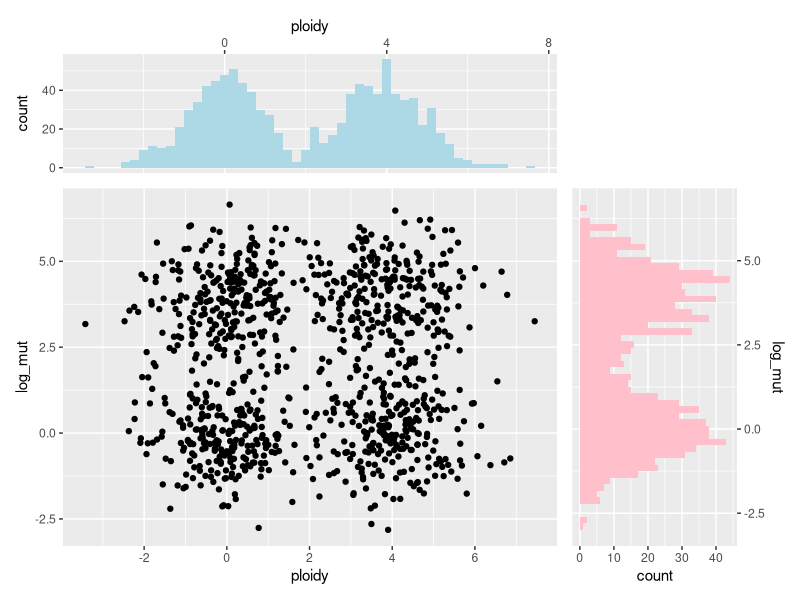

Write R code to recreate this figure. (Note: this script raises an error after producing the figure.)
library(data.table)
library(ggplot2)
library(tidyr)
library(patchwork) # better than gridExtra to align plots in a layout

fake <- data.table(ploidy=rnorm(1000,mean = c(0,4)),log_mut=rnorm(1000,mean = c(0,4)) %>% sample)

# simple example


g1 <- ggplot(fake) + aes(ploidy) +
  geom_histogram(bins=50,fill="lightblue") + 
  scale_x_continuous(position="top") 

g2 <- ggplot(fake) + aes(y=log_mut) + 
  geom_histogram(bins=50,fill="pink") + 
  scale_y_continuous(position="right") 

g3 <- ggplot(fake) + geom_point(aes(ploidy,log_mut))  

# plot g1 g2 g3 using patchwork
g1 + plot_spacer() + g3 + g2 + plot_layout(nrow=2,widths = c(3,1),heights=c(1,3))


# a bit nicer

bin1 <- .25 # adjust the width of bins

g1 <- ggplot(fake) + aes(ploidy) +
  geom_histogram(binwidth=binwidth,fill="lightblue") + 
  geom_density(aes(y=after_stat(density * bin1 * nrow(g1$data))),color="blue") +
  scale_x_continuous(position="top") +
  ylab("Count")

bin2 <- .25 # might be different than bin1

g2 <- g2 <- ggplot(fake) + aes(y=log_mut) + 
  geom_histogram(binwidth=bin2,fill="pink") + 
  geom_density(aes(x=after_stat(density * bin2 * nrow(g2$data))),color="red") +
  scale_y_continuous(position="right") + 
  xlab("Count")

# plot g1 g2 g3 using patchwork
g1 + plot_spacer() + g3 + g2 + plot_layout(nrow=2,widths = c(3,1),heights=c(1,3))



# visualize and manually determine the cutoffs (it can be done automatically too, but it's complex)

g1 <- g1 + geom_vline(xintercept = 2,lty=2)
g2 <- g2 + geom_hline(yintercept = 2,lty=2)
g3 <- g3 + geom_vline(xintercept = 2,lty=2) + geom_hline(yintercept = 2,lty=2)

g1 + plot_spacer() + g3 + g2 + plot_layout(nrow=2,widths = c(3,1),heights=c(1,3))






